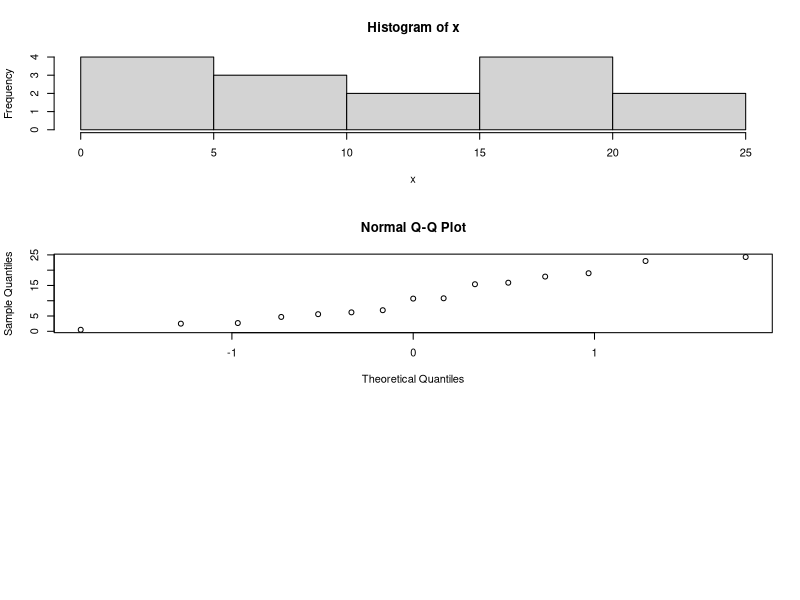
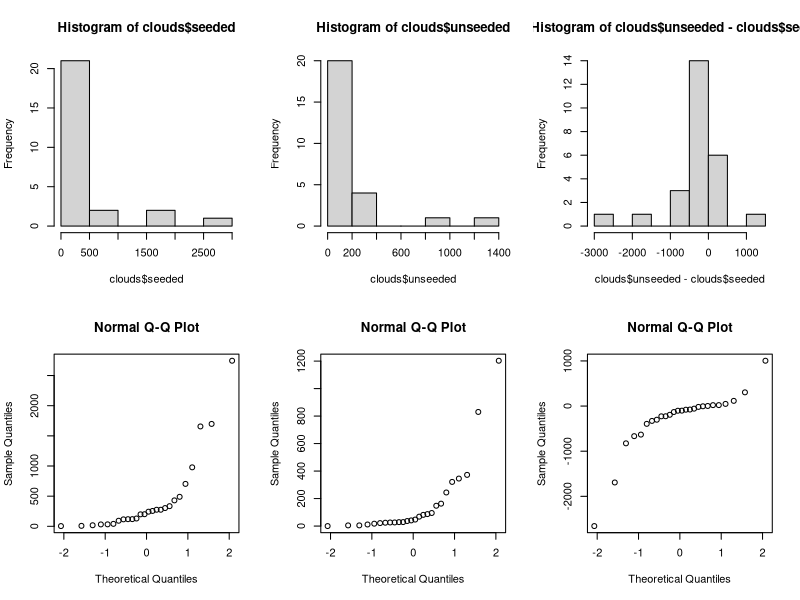
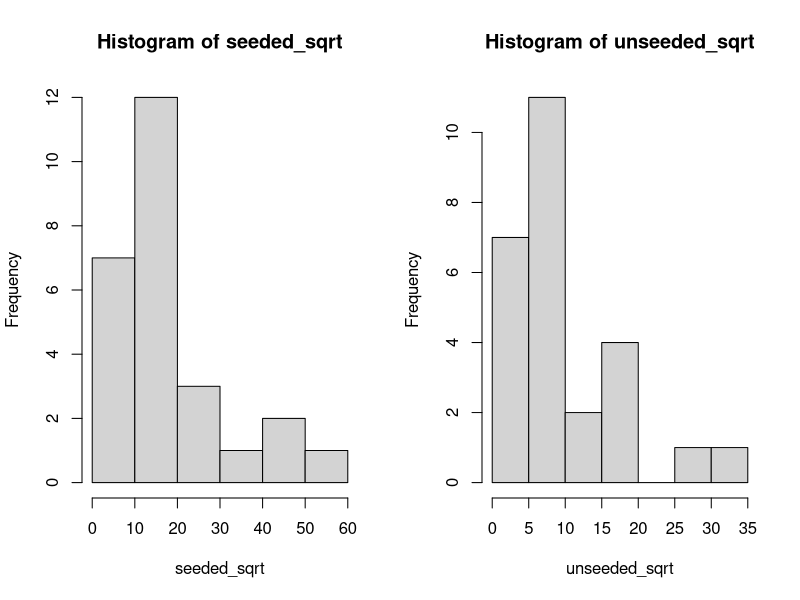
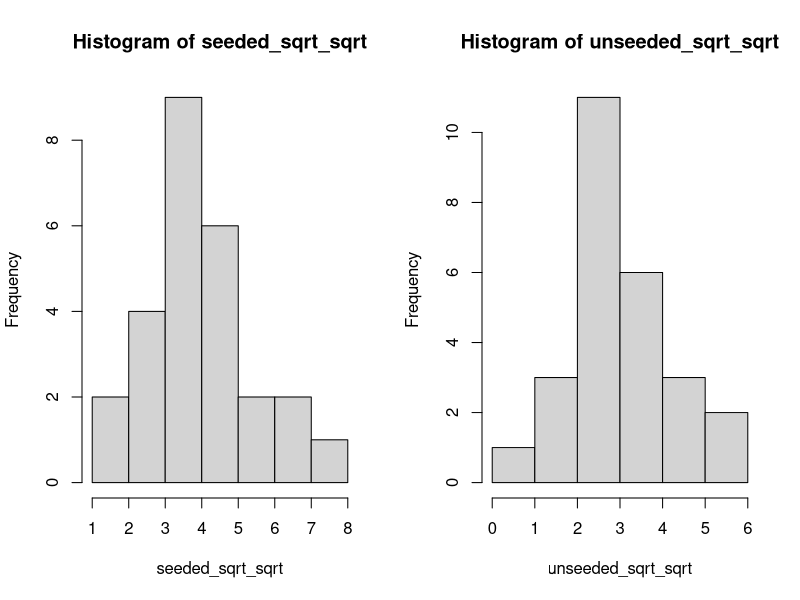
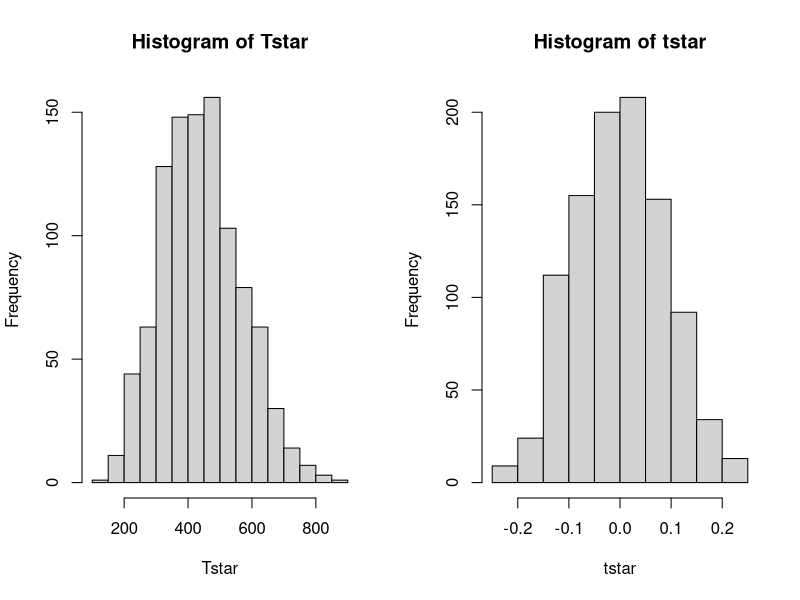
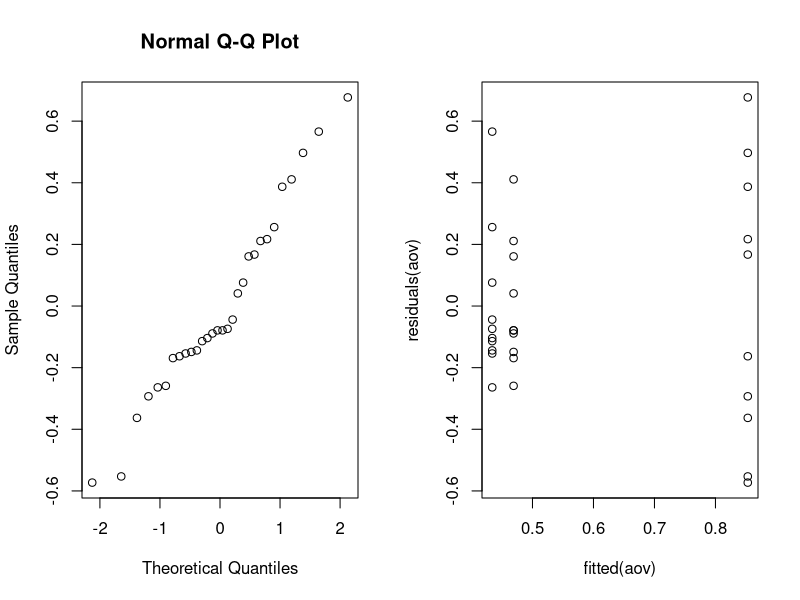
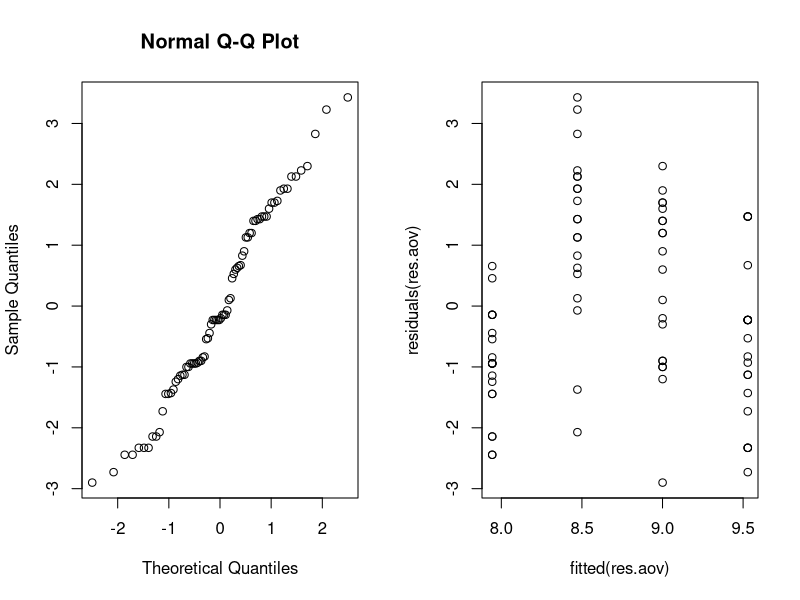
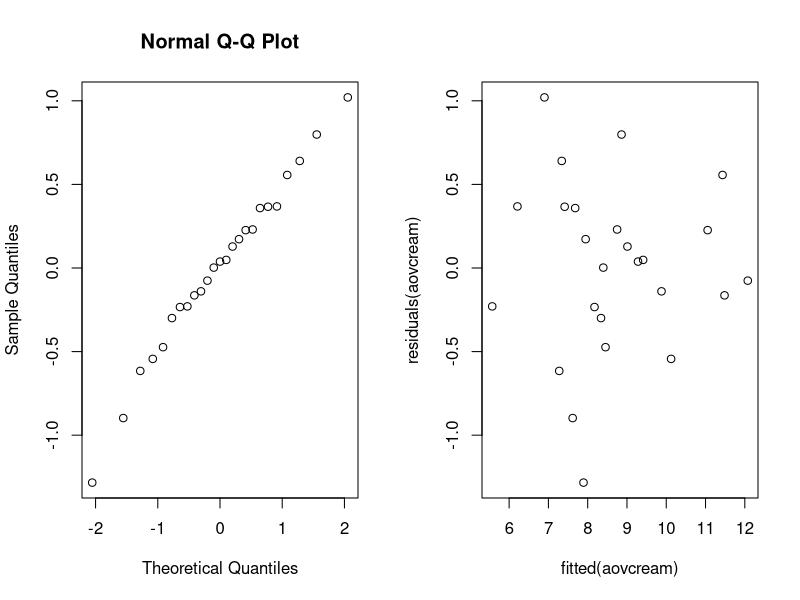

These figures' R source, in order:
## ---- chunk 1
x <- as.numeric(list(15.4, 17.9, 19.0, 0.5, 15.9, 2.7, 6.2, 2.5, 
                     4.7, 6.9, 10.8, 24.3, 5.6, 23.0, 10.7))
## ---- chunk 2
par(mfrow=c(3, 1))
shapiro.test(x)
hist(x)
qqnorm(x)
## ---- chunk 3
mu = mean(x)
mu
## ---- chunk 4
s = sd(x)
s
## ---- chunk 5
alpha <- 1 - 0.97
n <- length(x)
ta <- qt(1-alpha/2, df=n-1)
ta
## ---- chunk 6
CI_97 <- c(mu - ta*s/sqrt(n), mu + ta*s/sqrt(n))
CI_97
## ---- chunk 7
E <- 1 # a half of an interval
n_min <- (ta*s/E)^2
n_min
## ---- chunk 8
B = 1000
Tstar = numeric(B)

for(i in 1:B) {
  Xstar = sample(x, replace=TRUE)
  Tstar[i] = mean(Xstar)
}

TstarLower = quantile(Tstar, alpha/2)
TstarUpper = quantile(Tstar, 1-alpha/2)

bootstrap_CI_97 <- c(2*mu - TstarUpper, 2*mu - TstarLower)
bootstrap_CI_97
## ---- chunk 9
t.test(x, mu=15, alt='l')
## ---- chunk 10
# for binom test if you are taking sum(x<15) the alternative should be "g"
res = binom.test(sum(x<15), length(x), p = 0.5, alternative = "greater", conf.level = 0.95)
res
## ---- chunk 11
wilcox.test(x, mu=15, alternative="greater")
## ---- chunk 12
B <- 1000

for(m in 13:15){
  ttest <- numeric(B)
  sign <- numeric(B)
  for(i in 1L:B){
    # sd=1 not s
    h1_sample = rnorm(n, mean=m, sd=1)
    
    ttest[i] <- t.test(h1_sample, mu=mu, alt='l')[[3]]
    sign[i] <- binom.test(sum(h1_sample<mu), length(h1_sample), p = 0.5, 
                          alternative = "greater", conf.level = 0.95)[[3]]
  }
  print(paste0("H1 mu=", m))
  print(paste0("t-test power ", sum(ttest < 0.05)/B))
  print(paste0("sign test power ", sum(sign < 0.05)/B))
}
## ---- chunk 13
p_hat = mean(x > 15.5)
p_hat
## ---- chunk 14
p_hat_r <- 0.53
margin_error = p_hat_r - p_hat
p_hat_l <- p_hat - margin_error
p_hat_l
## ---- chunk 15
se <- sqrt((p_hat * (1 - p_hat)) / n)
z_alpha_by_2 <- margin_error / se
z_alpha_by_2
## ---- chunk 16
alpha = (1 - pnorm(z_alpha_by_2))*2
1-alpha
## ---- chunk 17
prop.test(c(2, 6), c(5, 10))
## ---- chunk 18
clouds <- read.table("data/clouds.txt", header=TRUE)

par(mfrow=c(2, 3))
hist(clouds$seeded)
hist(clouds$unseeded)
hist(clouds$unseeded - clouds$seeded)
qqnorm(clouds$seeded)
qqnorm(clouds$unseeded)
qqnorm(clouds$unseeded - clouds$seeded)
## ---- chunk 19
shapiro.test(clouds$unseeded - clouds$seeded)
## ---- chunk 20
t.test(clouds$unseeded, clouds$seeded, paired=FALSE)
## ---- chunk 21
wilcox.test(clouds$unseeded, clouds$seeded)
median(clouds$unseeded); median(clouds$seeded)
## ---- chunk 22
ks.test(clouds$unseeded, clouds$seeded)
mean(clouds$unseeded); mean(clouds$seeded)
## ---- chunk 23
unseeded_sqrt <- sqrt(clouds$unseeded)
seeded_sqrt <- sqrt(clouds$seeded)

par(mfrow=c(1, 2))
hist(seeded_sqrt)
hist(unseeded_sqrt)
## ---- chunk 24
shapiro.test(unseeded_sqrt)
shapiro.test(seeded_sqrt)
## ---- chunk 25
t.test(unseeded_sqrt, seeded_sqrt, paired=FALSE)
wilcox.test(unseeded_sqrt, seeded_sqrt)
ks.test(unseeded_sqrt, seeded_sqrt)
## ---- chunk 26
unseeded_sqrt_sqrt <- sqrt(unseeded_sqrt)
seeded_sqrt_sqrt <- sqrt(seeded_sqrt)

par(mfrow=c(1, 2))
hist(seeded_sqrt_sqrt)
hist(unseeded_sqrt_sqrt)
## ---- chunk 27
shapiro.test(unseeded_sqrt_sqrt)
shapiro.test(seeded_sqrt_sqrt)
## ---- chunk 28
t.test(unseeded_sqrt_sqrt, seeded_sqrt_sqrt, paired=FALSE)
wilcox.test(unseeded_sqrt_sqrt, seeded_sqrt_sqrt)
ks.test(unseeded_sqrt_sqrt, seeded_sqrt_sqrt)
## ---- chunk 29
seeded <- clouds$seeded

B <- 1000
Tstar <- numeric(B)
for(i in 1:B){
  Xstar <- sample(seeded, replace=TRUE)
  Tstar[i] <- mean(Xstar)
}
lambda_hat <- 1/mean(Tstar)
lambda_hat
hist(Tstar)
## ---- chunk 30
alpha <- 1 - 0.95
deltastar <- 1/Tstar - lambda_hat
d <- quantile(deltastar, c(alpha/2, 1-alpha/2))
CI95 = lambda_hat - c(d[2], d[1])
lambda_hat; CI95
## ---- chunk 31
B <- 1000
t <- median(seeded)
tstar <- numeric(B)
n <- length(seeded)
for(i in 1:B){
  xstar <- rexp(n, lambda_hat)
  tstar[i] <- median(xstar)
}
pl <- sum(tstar<t)/B
pr <- sum(tstar>t)/B
p <- 2*min(pl, pr)
pl;pr;p
## ---- chunk 32
ks.test(seeded, rexp(n, lambda_hat))
## ---- chunk 33
# group with elements < 300 is GREATER (larger) than the opposite (>=) ~in other words~ median is lees than 300
# this is our H1 (alternative)
binom.test(sum(seeded<300), length(seeded), p = 0.5, 
           alternative = "greater", conf.level = 0.95)
## ---- chunk 34
# group of interest - less than 30. At most 25 -> the group has to me smaller
binom.test(sum(seeded<30), length(seeded), p = 0.25, alternative = "less", conf.level = 0.95)
## ---- chunk 35
dogs <- read.table("data/dogs.txt", header=TRUE)
## ---- chunk 36
shapiro.test(dogs$isofluorane)
shapiro.test(dogs$cyclopropane)
shapiro.test(dogs$halothane)
## ---- chunk 37
cor.test(dogs$isofluorane, dogs$halothane, method="pearson")
cor.test(dogs$isofluorane, dogs$halothane, method="spearman")
## ---- chunk 38
mystat <- function(x, y) {mean(x-y)}

B <- 1000; tstar <- numeric(B)

for (i in 1:B){
  dogstar <- t(apply(cbind(dogs[,1], dogs[,2]), 1, sample))
  tstar[i] <- mystat(dogstar[,1], dogstar[,2])
}

hist(tstar)

myt <- mystat(dogs[,1], dogs[,2])
pl <- sum(tstar<myt)/B
pr <- sum(tstar>myt)/B
p <- 2*min(pl, pr)
pl;pr;p
## ---- chunk 39
wilcox.test(dogs$isofluorane, dogs$halothane)
## ---- chunk 40
ks.test(dogs[,1], dogs[,2])
## ---- chunk 41
dogframe <- data.frame(concentration=as.vector(as.matrix(dogs)),
                    variety=factor(rep(1:3, each=10)))

options(contrasts = rep ("contr.treatment", 2)) # or contr.sum

aov <- lm(concentration~variety, data=dogframe)
anova(aov)
## ---- chunk 42
shapiro.test(residuals(aov))
par(mfrow=c(1,2)); qqnorm(residuals(aov)); plot(fitted(aov), residuals(aov))
## ---- chunk 43
summary(aov)$coefficients
## ---- chunk 44
kruskal.test(concentration ~ variety, data = dogframe)[[3]]
## ---- chunk 45
blood <- read.table("data/hemoglobin.txt", header=TRUE)
set.seed(42)
rows <- sample(nrow(blood))
randomized <- blood[rows, ]
## ---- chunk 46
res.aov3 <- aov(hemoglobin ~ rate * method, data = randomized)
summary(res.aov3)
## ---- chunk 47
res.aov4 <- aov(hemoglobin ~ rate + method, data = randomized)
summary(res.aov4)
## ---- chunk 48
res.aov <- aov(hemoglobin ~ rate, data = randomized)
summary(res.aov)
## ---- chunk 49
shapiro.test(residuals(res.aov))
par(mfrow=c(1,2)); qqnorm(residuals(res.aov)); plot(fitted(res.aov), residuals(res.aov))
## ---- chunk 50
cream <- read.table("data/cream.txt", header=TRUE)

cream$starter <- factor(cream$starter)
cream$position <- factor(cream$position)
cream$batch <- factor(cream$batch)

aovcream <- lm(acidity ~ batch + position + starter, data=cream)
anova(aovcream)
## ---- chunk 51
shapiro.test(residuals(aovcream))
par(mfrow=c(1,2)); qqnorm(residuals(aovcream)); plot(fitted(aovcream), residuals(aovcream))
## ---- chunk 52
# why positions removed?
ONLYIM <- lm(acidity ~ starter + batch, data=cream)

summary(ONLYIM)$coefficients
## ---- chunk 53
shapiro.test(residuals(ONLYIM))
par(mfrow=c(1,2)); qqnorm(residuals(ONLYIM)); plot(fitted(ONLYIM), residuals(ONLYIM))
## ---- chunk 54
attach(cream)
friedman.test(acidity, starter, batch, data=cream)
## ---- chunk 55
if (!require("lme4")) install.packages("lme4")
library(lme4)
## ---- chunk 56
cream_lmer <- lmer(acidity ~ starter + (1|batch), REML=FALSE, data=cream)
#summary(cream_lmer)
cream_lmer1 <- lmer(acidity ~ starter + (1|batch), REML=FALSE, data=cream)
#anova(cream_lmer)
